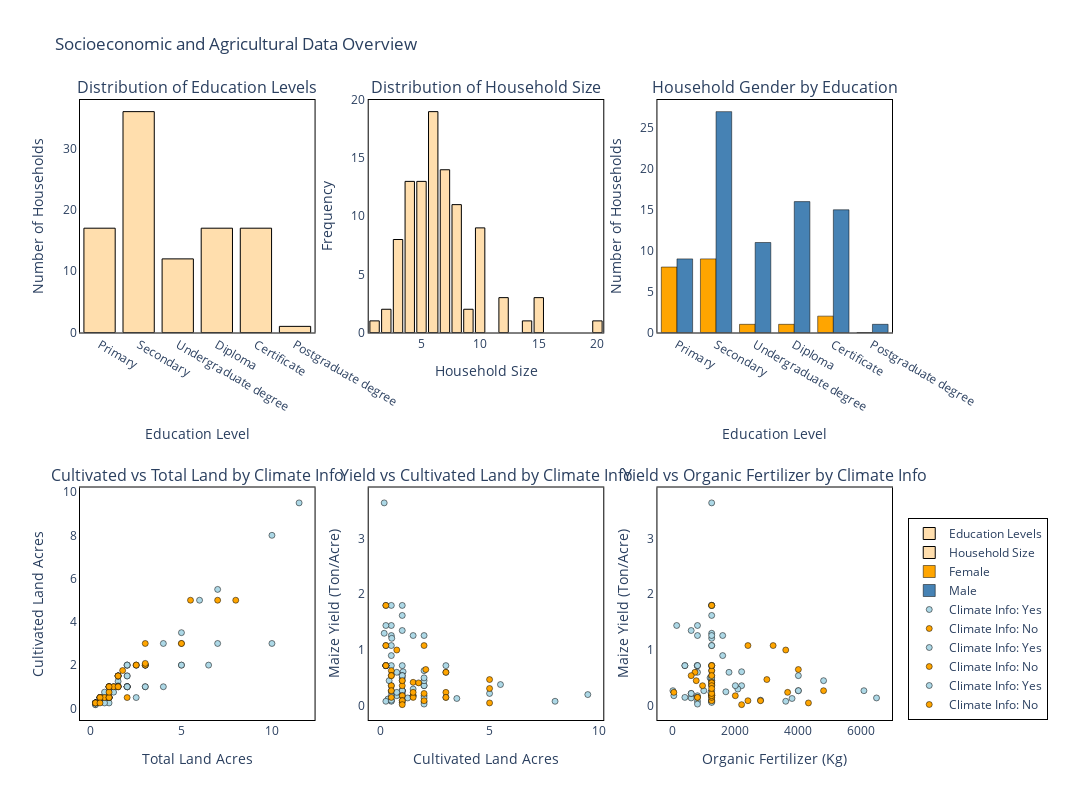

The code cell stored with this chart in its notebook:
### Markdown cell above
The next composed figure provides a comprehensive overview of the socioeconomic and agricultural characteristics of the surveyed households. The first row shows the distribution of household education levels, highlighting that most household heads have primary or secondary education, while fewer have postgraduate or certificate qualifications. The household size distribution indicates the typical family size in the sample, and the gender distribution by education reveals differences in educational attainment between male and female household heads. 

The second row explores agricultural patterns in relation to climate information: total versus cultivated land shows how much land is actively farmed depending on whether households received climate information, maize yield versus cultivated land illustrates productivity trends, and maize yield versus organic fertilizer use highlights the relationship between input usage and crop performance. 

Overall, the plots demonstrate the interplay between household characteristics, land use, and farming outcomes, while also showing how access to climate advisory services may influence agricultural practices.

### Code cell
import plotly.graph_objects as go
from plotly.subplots import make_subplots
import pandas as pd

# ---- Corrected Education Order ----
education_order = [
    'Primary',
    'Secondary',
    'Undergraduate degree',
    'Diploma',
    'Certificate',
    'Postgraduate degree'
]

merged['Household Head Education'] = pd.Categorical(
    merged['Household Head Education'],
    categories=education_order,
    ordered=True
)

# ---- Custom color mapping ----
climate_color_map = {'Yes': 'lightblue', 'No': 'orange'}
gender_color_map = {'Male': 'steelblue', 'Female': 'orange'}

# ---- Create Subplot Layout (2 rows × 3 cols) ----
fig = make_subplots(
    rows=2, cols=3,
    subplot_titles=[
        "Distribution of Education Levels",
        "Distribution of Household Size",
        "Household Gender by Education",
        "Cultivated vs Total Land by Climate Info",
        "Yield vs Cultivated Land by Climate Info",
        "Yield vs Organic Fertilizer by Climate Info"
    ]
)

# ================= ROW 1 =================

# Col 1: Distribution of Education Levels
edu_counts = merged['Household Head Education'].value_counts().reindex(education_order)
fig.add_trace(
    go.Bar(
        x=edu_counts.index,
        y=edu_counts.values,
        marker=dict(color='navajowhite', line=dict(width=1, color='black')),
        name="Education Levels"
    ),
    row=1, col=1
)

# Col 2: Distribution of Household Size
fig.add_trace(
    go.Histogram(
        x=merged['Household Size'],
        marker=dict(color='navajowhite', line=dict(width=1, color='black')),
        name="Household Size"
    ),
    row=1, col=2
)

# Col 3: Household Gender by Education
gender_counts = merged.groupby(
    ['Household Head Education', 'Household Head Gender']
).size().reset_index(name='Count')

for gender in gender_counts['Household Head Gender'].unique():
    subset = gender_counts[gender_counts['Household Head Gender'] == gender]
    fig.add_trace(
        go.Bar(
            x=subset['Household Head Education'],
            y=subset['Count'],
            name=gender,
            marker=dict(color=gender_color_map.get(gender, 'gray'),
                        line=dict(width=0.5, color='black'))
        ),
        row=1, col=3
    )

# ================= ROW 2 =================

# Col 1: Cultivated vs Total Land
for val in merged['Climate Info Received Standardized'].unique():
    subset = merged[merged['Climate Info Received Standardized'] == val]
    fig.add_trace(
        go.Scatter(
            x=subset['Total Land Acres'],
            y=subset['Cultivated Land Acres'],
            mode='markers',
            name=f"Climate Info: {val}",
            marker=dict(color=climate_color_map.get(val, 'gray'),
                        size=6,
                        line=dict(width=0.5, color='black'))
        ),
        row=2, col=1
    )

# Col 2: Yield vs Cultivated Land
for val in merged['Climate Info Received Standardized'].unique():
    subset = merged[merged['Climate Info Received Standardized'] == val]
    fig.add_trace(
        go.Scatter(
            x=subset['Cultivated Land Acres'],
            y=subset['Maize Yield (Ton/Acre)'],
            mode='markers',
            name=f"Climate Info: {val}",
            marker=dict(color=climate_color_map.get(val, 'gray'),
                        size=6,
                        line=dict(width=0.5, color='black'))
        ),
        row=2, col=2
    )

# Col 3: Yield vs Organic Fertilizer
for val in merged['Climate Info Received Standardized'].unique():
    subset = merged[merged['Climate Info Received Standardized'] == val]
    fig.add_trace(
        go.Scatter(
            x=subset['Total Organic Fertilizer (Kg) 2024'],
            y=subset['Maize Yield (Ton/Acre)'],
            mode='markers',
            name=f"Climate Info: {val}",
            marker=dict(color=climate_color_map.get(val, 'gray'),
                        size=6,
                        line=dict(width=0.5, color='black'))
        ),
        row=2, col=3
    )

# ================= LAYOUT SETTINGS =================
fig.update_layout(
    plot_bgcolor='white',
    paper_bgcolor='white',
    title="Socioeconomic and Agricultural Data Overview",
    height=800, width=1400,
   legend=dict(
        x=1.02,        # slightly outside the right edge
        y=0,           # bottom
        xanchor='left',  # align legend's left side to x
        yanchor='bottom',
        bgcolor='rgba(255,255,255,0.8)',  # optional semi-transparent background
        bordercolor='black',
        borderwidth=1
    ),
    margin=dict(r=200)
)

# Axis labels
fig.update_xaxes(title_text="Education Level", row=1, col=1)
fig.update_yaxes(title_text="Number of Households", row=1, col=1)

fig.update_xaxes(title_text="Household Size", row=1, col=2)
fig.update_yaxes(title_text="Frequency", row=1, col=2)

fig.update_xaxes(title_text="Education Level", row=1, col=3)
fig.update_yaxes(title_text="Number of Households", row=1, col=3)

fig.update_xaxes(title_text="Total Land Acres", row=2, col=1)
fig.update_yaxes(title_text="Cultivated Land Acres", row=2, col=1)

fig.update_xaxes(title_text="Cultivated Land Acres", row=2, col=2)
fig.update_yaxes(title_text="Maize Yield (Ton/Acre)", row=2, col=2)

fig.update_xaxes(title_text="Organic Fertilizer (Kg)", row=2, col=3)
fig.update_yaxes(title_text="Maize Yield (Ton/Acre)", row=2, col=3)

# Black axis lines
fig.update_xaxes(showline=True, linecolor='black', mirror=True)
fig.update_yaxes(showline=True, linecolor='black', mirror=True)

fig.show()

### Figure 1 — Plotly figure (JSON) as saved in the notebook; plotly's stock layout.template omitted (floating-point values rounded to 4 significant figures)
{"data": [{"marker": {"color": "navajowhite", "line": {"color": "black", "width": 1}}, "name": "Education Levels", "type": "bar", "x": ["Primary", "Secondary", "Undergraduate degree", "Diploma", "Certificate", "Postgraduate degree"], "xaxis": "x", "y": [17, 36, 12, 17, 17, 1], "yaxis": "y"}, {"marker": {"color": "navajowhite", "line": {"color": "black", "width": 1}}, "name": "Household Size", "type": "histogram", "x": [10, 8, 3, 5, 5, 4, 6, 6, 7, 9, 7, 8, 2, 7, 4, 7, 6, 7, 6, 8, 3, 5, 7, 15, 5, 10, 5, 3, 4, 3, 9, 7, 3, 7, 6, 5, 20, 4, 6, 7, 10, 5, 4, 5, 4, 6, 8, 6, 8, 8, 5, 8, 2, 8, 15, 6, 6, 7, 1, 7, 5, 3, 4, 8, 5, 7, 8, 14, 10, 6, 6, 6, 3, 7, 12, 4, 12, 4, 10, 6, 6, 10, 6, 3, 10, 4, 15, 5, 7, 12, 10, 4, 6, 4, 6, 4, 10, 8, 6, 5], "xaxis": "x2", "yaxis": "y2"}, {"marker": {"color": "orange", "line": {"color": "black", "width": 0.5}}, "name": "Female", "type": "bar", "x": ["Primary", "Secondary", "Undergraduate degree", "Diploma", "Certificate", "Postgraduate degree"], "xaxis": "x3", "y": [8, 9, 1, 1, 2, 0], "yaxis": "y3"}, {"marker": {"color": "steelblue", "line": {"color": "black", "width": 0.5}}, "name": "Male", "type": "bar", "x": ["Primary", "Secondary", "Undergraduate degree", "Diploma", "Certificate", "Postgraduate degree"], "xaxis": "x3", "y": [9, 27, 11, 16, 15, 1], "yaxis": "y3"}, {"marker": {"color": "lightblue", "line": {"color": "black", "width": 0.5}, "size": 6}, "mode": "markers", "name": "Climate Info: Yes", "type": "scatter", "x": [2.5, 2.0, 1.5, 3.0, 0.25, 1.0, 1.0, 10.0, 7.0, 1.5, 6.0, 2.0, 11.5, 0.5, 0.5, 1.5, 1.0, 7.0, 1.0, 0.25, 1.5, 0.75, 0.5, 1.25, 0.25, 5.0, 4.0, 2.0, 10.0, 2.0, 1.0, 2.0, 2.5, 3.0, 0.25, 2.0, 2.0, 1.0, 0.75, 0.25, 0.25, 5.0, 2.0, 0.5, 6.5, 1.0, 0.25, 4.0, 0.5, 2.0, 3.0, 0.5, 5.0, 0.5, 0.25, 1.0, 2.0, 1.25, 0.75, 3.0, 1.0, 3.0, 1.5, 1.25, 0.75, 0.75, 0.25, 2.0], "xaxis": "x4", "y": [0.5, 1.0, 1.25, 2.0, 0.25, 0.5, 0.5, 8.0, 5.5, 1.039, 5.0, 1.0, 9.5, 0.3465, 0.4, 1.0, 0.5, 3.0, 0.5, 0.1732, 1.5, 0.5197, 0.5, 1.0, 0.25, 2.0, 1.0, 1.0, 3.0, 2.0, 0.25, 1.0, 2.0, 2.0, 0.25, 1.5, 1.0, 0.75, 0.5, 0.25, 0.25, 3.5, 1.0, 0.5, 2.0, 1.0, 0.1732, 3.0, 0.5, 1.5, 2.0, 0.5, 2.0, 0.5, 0.25, 0.5, 2.0, 1.0, 0.5, 1.0, 1.0, 1.0, 1.0, 0.75, 0.75, 0.25, 0.25, 2.0], "yaxis": "y4"}, {"marker": {"color": "orange", "line": {"color": "black", "width": 0.5}, "size": 6}, "mode": "markers", "name": "Climate Info: No", "type": "scatter", "x": [1.5, 3.0, 0.5, 1.5, 2.0, 3.0, 7.0, 5.0, 3.0, 8.0, 1.5, 0.75, 2.5, 1.5, 1.5, 1.0, 0.25, 2.5, 1.75, 5.0, 1.0, 1.0, 1.0, 0.5, 0.25, 0.5, 1.0, 5.5, 1.25, 1.0, 1.5, 1.0], "xaxis": "x4", "y": [1.5, 3.0, 0.5, 1.5, 0.5, 2.0, 5.0, 3.0, 2.079, 5.0, 1.5, 0.5, 2.0, 1.0, 1.5, 1.0, 0.25, 2.0, 1.75, 3.0, 1.0, 0.5, 1.0, 0.5, 0.25, 0.25, 0.5, 5.0, 1.0, 0.75, 1.0, 1.0], "yaxis": "y4"}, {"marker": {"color": "lightblue", "line": {"color": "black", "width": 0.5}, "size": 6}, "mode": "markers", "name": "Climate Info: Yes", "type": "scatter", "x": [0.5, 1.0, 1.25, 2.0, 0.25, 0.5, 0.5, 8.0, 5.5, 1.039, 5.0, 1.0, 9.5, 0.3465, 0.4, 1.0, 0.5, 3.0, 0.5, 0.1732, 1.5, 0.5197, 0.5, 1.0, 0.25, 2.0, 1.0, 1.0, 3.0, 2.0, 0.25, 1.0, 2.0, 2.0, 0.25, 1.5, 1.0, 0.75, 0.5, 0.25, 0.25, 3.5, 1.0, 0.5, 2.0, 1.0, 0.1732, 3.0, 0.5, 1.5, 2.0, 0.5, 2.0, 0.5, 0.25, 0.5, 2.0, 1.0, 0.5, 1.0, 1.0, 1.0, 1.0, 0.75, 0.75, 0.25, 0.25, 2.0], "xaxis": "x5", "y": [0.27, 1.35, 0.14, 1.26, 1.8, 0.36, 0.9, 0.08, 0.38, 0.61, 0.22, 0.27, 0.2, 0.12, 0.45, 0.5, 0.09, 0.6, 1.26, 1.3, 0.3, 1.21, 0.72, 1.62, 0.08, 0.63, 0.72, 0.27, 0.15, 0.36, 0.72, 0.27, 0.36, 0.18, 0.72, 0.18, 0.45, 0.18, 0.25, 1.08, 0.72, 0.13, 1.8, 1.8, 0.07, 0.22, 3.64, 0.72, 0.18, 1.26, 0.03, 1.44, 0.45, 1.08, 1.44, 0.08, 0.14, 0.06, 0.1, 0.54, 0.27, 0.54, 0.27, 0.6, 0.24, 0.72, 0.72, 0.5], "yaxis": "y5"}, {"marker": {"color": "orange", "line": {"color": "black", "width": 0.5}, "size": 6}, "mode": "markers", "name": "Climate Info: No", "type": "scatter", "x": [1.5, 3.0, 0.5, 1.5, 0.5, 2.0, 5.0, 3.0, 2.079, 5.0, 1.5, 0.5, 2.0, 1.0, 1.5, 1.0, 0.25, 2.0, 1.75, 3.0, 1.0, 0.5, 1.0, 0.5, 0.25, 0.25, 0.5, 5.0, 1.0, 0.75, 1.0, 1.0], "xaxis": "x5", "y": [0.18, 0.24, 0.36, 0.42, 0.63, 0.09, 0.47, 0.6, 0.65, 0.05, 0.15, 0.27, 1.08, 0.18, 0.24, 0.18, 1.8, 0.22, 0.41, 0.15, 0.36, 0.54, 0.45, 0.54, 1.08, 0.72, 0.15, 0.31, 0.09, 1.0, 0.09, 0.02], "yaxis": "y5"}, {"marker": {"color": "lightblue", "line": {"color": "black", "width": 0.5}, "size": 6}, "mode": "markers", "name": "Climate Info: Yes", "type": "scatter", "x": [1250.0, 600.0, 600.0, 800.0, 1250.0, 2200.0, 1600.0, 1250.0, 1250.0, 2200.0, 600.0, 6080.0, 1250.0, 1250.0, 4800.0, 1200.0, 1250.0, 800.0, 1600.0, 1250.0, 2080.0, 1250.0, 400.0, 1250.0, 800.0, 1250.0, 1250.0, 1000.0, 400.0, 2000.0, 1250.0, 4000.0, 1250.0, 800.0, 400.0, 1250.0, 1250.0, 1250.0, 1700.0, 1250.0, 800.0, 3800.0, 1250.0, 1250.0, 1250.0, 600.0, 1250.0, 1250.0, 50.0, 1250.0, 800.0, 800.0, 1250.0, 1250.0, 140.0, 3600.0, 6480.0, 1250.0, 2800.0, 1250.0, 4000.0, 4000.0, 20.0, 1800.0, 1225.0, 790.0, 800.0, 1250.0], "xaxis": "x6", "y": [0.27, 1.35, 0.14, 1.26, 1.8, 0.36, 0.9, 0.08, 0.38, 0.61, 0.22, 0.27, 0.2, 0.12, 0.45, 0.5, 0.09, 0.6, 1.26, 1.3, 0.3, 1.21, 0.72, 1.62, 0.08, 0.63, 0.72, 0.27, 0.15, 0.36, 0.72, 0.27, 0.36, 0.18, 0.72, 0.18, 0.45, 0.18, 0.25, 1.08, 0.72, 0.13, 1.8, 1.8, 0.07, 0.22, 3.64, 0.72, 0.18, 1.26, 0.03, 1.44, 0.45, 1.08, 1.44, 0.08, 0.14, 0.06, 0.1, 0.54, 0.27, 0.54, 0.27, 0.6, 0.24, 0.72, 0.72, 0.5], "yaxis": "y6"}, {"marker": {"color": "orange", "line": {"color": "black", "width": 0.5}, "size": 6}, "mode": "markers", "name": "Climate Info: No", "type": "scatter", "x": [1250.0, 50.0, 960.0, 1250.0, 1250.0, 1250.0, 3000.0, 720.0, 4000.0, 4320.0, 1250.0, 4800.0, 2400.0, 1250.0, 3660.0, 2000.0, 1250.0, 1250.0, 1250.0, 800.0, 1250.0, 1250.0, 760.0, 600.0, 3200.0, 1250.0, 800.0, 1250.0, 2800.0, 3600.0, 2400.0, 2200.0], "xaxis": "x6", "y": [0.18, 0.24, 0.36, 0.42, 0.63, 0.09, 0.47, 0.6, 0.65, 0.05, 0.15, 0.27, 1.08, 0.18, 0.24, 0.18, 1.8, 0.22, 0.41, 0.15, 0.36, 0.54, 0.45, 0.54, 1.08, 0.72, 0.15, 0.31, 0.09, 1.0, 0.09, 0.02], "yaxis": "y6"}], "layout": {"annotations": [{"font": {"size": 16}, "showarrow": false, "text": "Distribution of Education Levels", "x": 0.1444, "xanchor": "center", "xref": "paper", "y": 1, "yanchor": "bottom", "yref": "paper"}, {"font": {"size": 16}, "showarrow": false, "text": "Distribution of Household Size", "x": 0.5, "xanchor": "center", "xref": "paper", "y": 1, "yanchor": "bottom", "yref": "paper"}, {"font": {"size": 16}, "showarrow": false, "text": "Household Gender by Education", "x": 0.8556, "xanchor": "center", "xref": "paper", "y": 1, "yanchor": "bottom", "yref": "paper"}, {"font": {"size": 16}, "showarrow": false, "text": "Cultivated vs Total Land by Climate Info", "x": 0.1444, "xanchor": "center", "xref": "paper", "y": 0.375, "yanchor": "bottom", "yref": "paper"}, {"font": {"size": 16}, "showarrow": false, "text": "Yield vs Cultivated Land by Climate Info", "x": 0.5, "xanchor": "center", "xref": "paper", "y": 0.375, "yanchor": "bottom", "yref": "paper"}, {"font": {"size": 16}, "showarrow": false, "text": "Yield vs Organic Fertilizer by Climate Info", "x": 0.8556, "xanchor": "center", "xref": "paper", "y": 0.375, "yanchor": "bottom", "yref": "paper"}], "height": 800, "legend": {"bgcolor": "rgba(255,255,255,0.8)", "bordercolor": "black", "borderwidth": 1, "x": 1.02, "xanchor": "left", "y": 0, "yanchor": "bottom"}, "margin": {"r": 200}, "paper_bgcolor": "white", "plot_bgcolor": "white", "title": {"text": "Socioeconomic and Agricultural Data Overview"}, "width": 1400, "xaxis": {"anchor": "y", "domain": [0, 0.2889], "linecolor": "black", "mirror": true, "showline": true, "title": {"text": "Education Level"}}, "xaxis2": {"anchor": "y2", "domain": [0.3556, 0.6444], "linecolor": "black", "mirror": true, "showline": true, "title": {"text": "Household Size"}}, "xaxis3": {"anchor": "y3", "domain": [0.7111, 1], "linecolor": "black", "mirror": true, "showline": true, "title": {"text": "Education Level"}}, "xaxis4": {"anchor": "y4", "domain": [0, 0.2889], "linecolor": "black", "mirror": true, "showline": true, "title": {"text": "Total Land Acres"}}, "xaxis5": {"anchor": "y5", "domain": [0.3556, 0.6444], "linecolor": "black", "mirror": true, "showline": true, "title": {"text": "Cultivated Land Acres"}}, "xaxis6": {"anchor": "y6", "domain": [0.7111, 1], "linecolor": "black", "mirror": true, "showline": true, "title": {"text": "Organic Fertilizer (Kg)"}}, "yaxis": {"anchor": "x", "domain": [0.625, 1], "linecolor": "black", "mirror": true, "showline": true, "title": {"text": "Number of Households"}}, "yaxis2": {"anchor": "x2", "domain": [0.625, 1], "linecolor": "black", "mirror": true, "showline": true, "title": {"text": "Frequency"}}, "yaxis3": {"anchor": "x3", "domain": [0.625, 1], "linecolor": "black", "mirror": true, "showline": true, "title": {"text": "Number of Households"}}, "yaxis4": {"anchor": "x4", "domain": [0, 0.375], "linecolor": "black", "mirror": true, "showline": true, "title": {"text": "Cultivated Land Acres"}}, "yaxis5": {"anchor": "x5", "domain": [0, 0.375], "linecolor": "black", "mirror": true, "showline": true, "title": {"text": "Maize Yield (Ton/Acre)"}}, "yaxis6": {"anchor": "x6", "domain": [0, 0.375], "linecolor": "black", "mirror": true, "showline": true, "title": {"text": "Maize Yield (Ton/Acre)"}}}}
